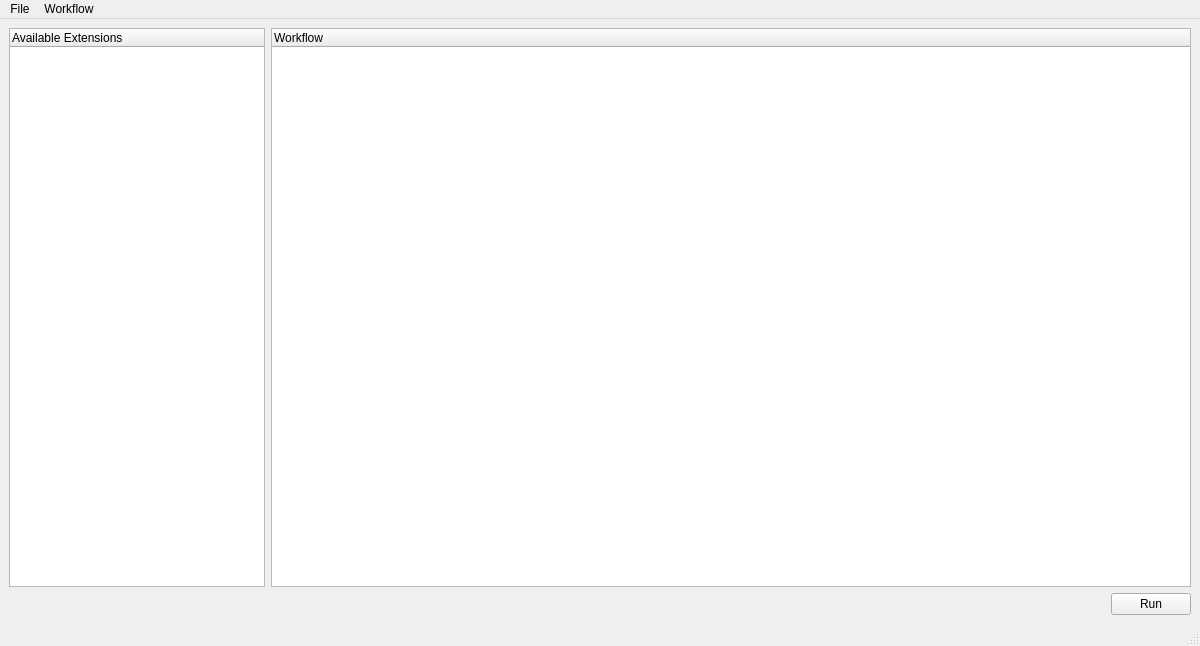
<?xml version="1.0" encoding="UTF-8"?>
<ui version="4.0">
 <class>MainWindow</class>
 <widget class="QMainWindow" name="MainWindow">
  <property name="geometry">
   <rect>
    <x>0</x>
    <y>0</y>
    <width>1200</width>
    <height>646</height>
   </rect>
  </property>
  <property name="windowTitle">
   <string>MainWindow</string>
  </property>
  <property name="unifiedTitleAndToolBarOnMac">
   <bool>false</bool>
  </property>
  <widget class="QWidget" name="centralwidget">
   <layout class="QGridLayout" name="gridLayout">
    <item row="0" column="1" colspan="3">
     <widget class="WorkflowTreeWidget" name="workflowTree">
      <column>
       <property name="text">
        <string notr="true">Workflow</string>
       </property>
      </column>
     </widget>
    </item>
    <item row="0" column="0">
     <widget class="QTreeWidget" name="availablePlugins">
      <property name="sizePolicy">
       <sizepolicy hsizetype="Fixed" vsizetype="Expanding">
        <horstretch>0</horstretch>
        <verstretch>0</verstretch>
       </sizepolicy>
      </property>
      <column>
       <property name="text">
        <string notr="true">Available Extensions</string>
       </property>
      </column>
     </widget>
    </item>
    <item row="1" column="3">
     <widget class="QPushButton" name="runButton">
      <property name="sizePolicy">
       <sizepolicy hsizetype="Fixed" vsizetype="Fixed">
        <horstretch>0</horstretch>
        <verstretch>0</verstretch>
       </sizepolicy>
      </property>
      <property name="text">
       <string>Run</string>
      </property>
     </widget>
    </item>
   </layout>
  </widget>
  <widget class="QMenuBar" name="menubar">
   <property name="geometry">
    <rect>
     <x>0</x>
     <y>0</y>
     <width>1200</width>
     <height>26</height>
    </rect>
   </property>
   <widget class="QMenu" name="menuFile">
    <property name="title">
     <string>File</string>
    </property>
    <addaction name="actionOpen_Workflow"/>
    <addaction name="actionSave_Workflow"/>
    <addaction name="separator"/>
   </widget>
   <widget class="QMenu" name="menuWorkflow">
    <property name="title">
     <string>Workflow</string>
    </property>
    <addaction name="actionRun_Workflow"/>
    <addaction name="actionCitations"/>
   </widget>
   <addaction name="menuFile"/>
   <addaction name="menuWorkflow"/>
  </widget>
  <widget class="QStatusBar" name="statusbar"/>
  <action name="actionSave_Workflow">
   <property name="text">
    <string>Save Workflow</string>
   </property>
  </action>
  <action name="actionOpen_Workflow">
   <property name="text">
    <string>Open Workflow</string>
   </property>
  </action>
  <action name="actionRun_Workflow">
   <property name="text">
    <string>Run Workflow</string>
   </property>
  </action>
  <action name="actionCitations">
   <property name="text">
    <string>Export Bibtex...</string>
   </property>
  </action>
 </widget>
 <customwidgets>
  <customwidget>
   <class>WorkflowTreeWidget</class>
   <extends>QTreeWidget</extends>
   <header>workflowtreewidget.h</header>
  </customwidget>
 </customwidgets>
 <resources/>
 <connections/>
</ui>
